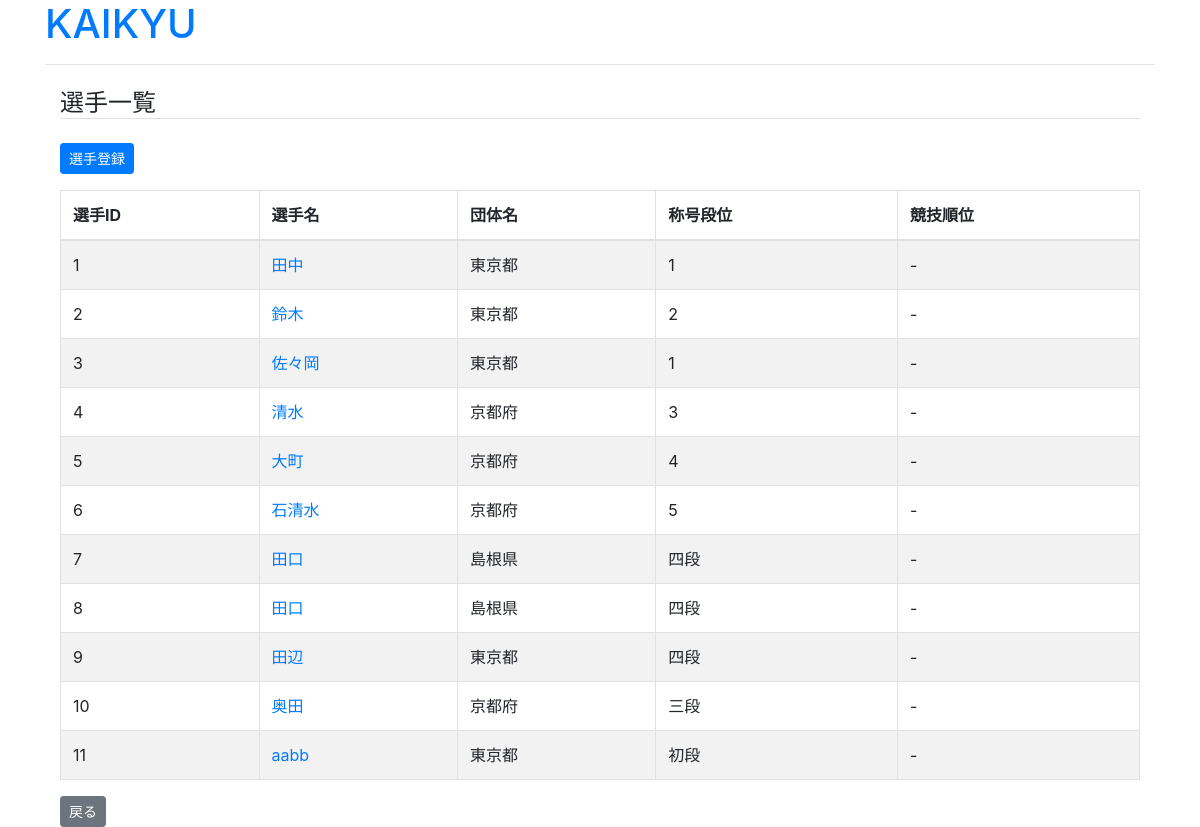
The app's page /cms/player_list/2, older data.
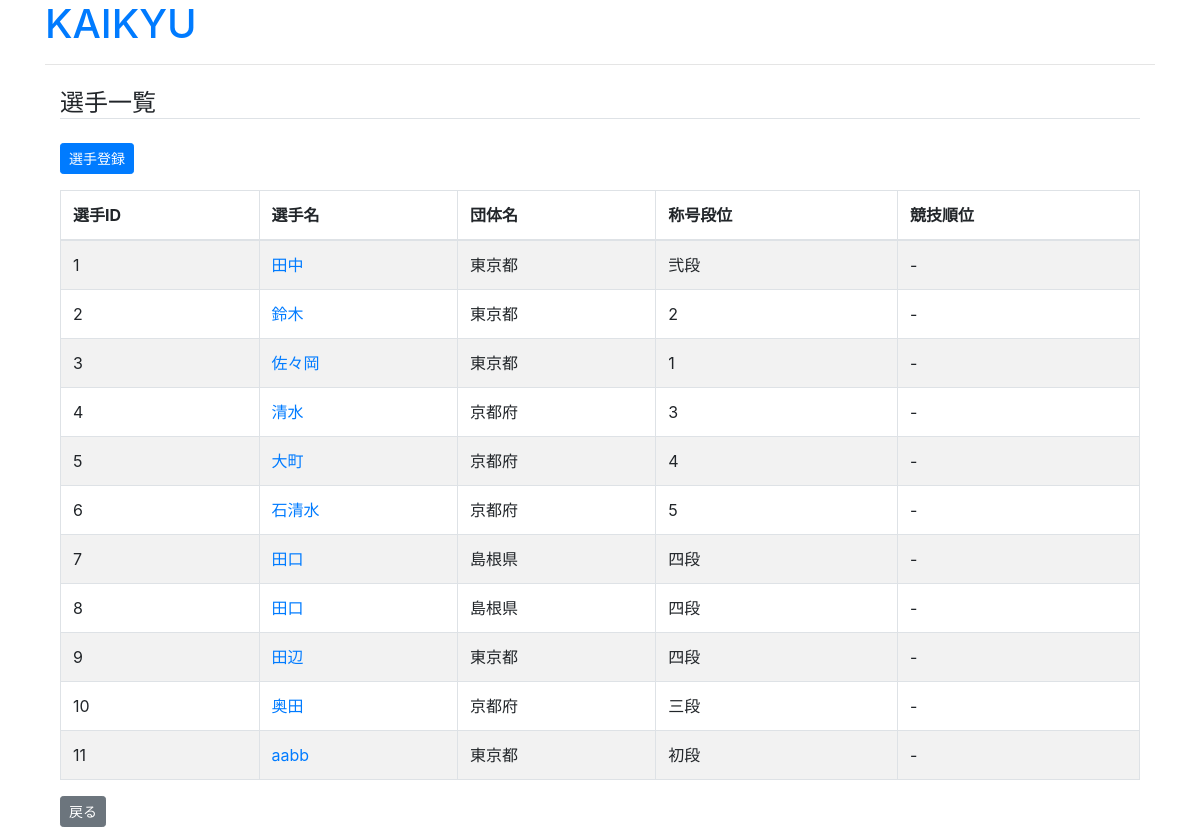
The same page, newer data.
### cms/models.py (models this page shows, shortened)
class Player(models.Model):
    DAN_CHOICES = [
        ("初段", "初段"),
        ("弐段", "弐段"),
        ("参段", "参段"),
        ("四段", "四段"),
        ("五段", "五段"),
        ("錬士五段", "錬士五段"),
        ("錬士六段", "錬士六段"),
        ("教士六段", "教士六段"),
        ("教士七段", "教士七段"),
        ("教士八段", "教士八段"),
        ("範士八段", "範士八段")
    ]
    competition = models.ForeignKey(
        Competition, verbose_name='大会', related_name='players', on_delete=models.CASCADE)
    name = models.CharField('選手名', max_length=255)
    team_name = models.CharField('団体名', max_length=255)
    dan = models.CharField('称号段位', max_length=255, choices=DAN_CHOICES)
    rank = models.CharField('順位', max_length=255)

### cms/views.py (the view)
# urls.py: path('player_list/<int:competition_id>',
def player_list(request, competition_id):
    players = Player.objects.filter(
        competition_id=competition_id).values()
    return render(request, 'cms/player_list.html', {'players': players, 'competition_id': competition_id})

### cms/templates/cms/player_list.html
{% extends "cms/base.html" %}
{% block content %}
<h4 class="mt-4 border-bottom">選手一覧</h4>
<a href="{% url 'cms:add_player' competition_id=competition_id %}" class="btn btn-primary btn-sm my-3">選手登録</a>
<table class="table table-striped table-bordered">
  <thead>
    <tr>
      <th scope="col">選手ID</th>
      <th scope="col">選手名</th>
      <th scope="col">団体名</th>
      <th scope="col">称号段位</th>
      <th scope="col">競技順位</th>
    </tr>
  </thead>
  <tbody>
    {% for player in players %}
    <tr>
      <td>{{ player.id }}</td>
      <td>
        <a href="{% url 'cms:edit_player' competition_id=competition_id player_id=player.id %}">
          {{ player.name }}
        </a>
      </td>
      <td>{{ player.team_name }}</td>
      <td>{{ player.dan }}</td>
      <td>{{ player.rank }}</td>
    </tr>
    {% endfor %}
  </tbody>
</table>
<a href="{% url 'cms:match_list' competition_id=competition_id %}" class="btn btn-secondary btn-sm">戻る</a>
{% endblock content %}

Row changes from the older to the newer data that the page shows:
changed Player "田中": dan "1" → "弐段"
